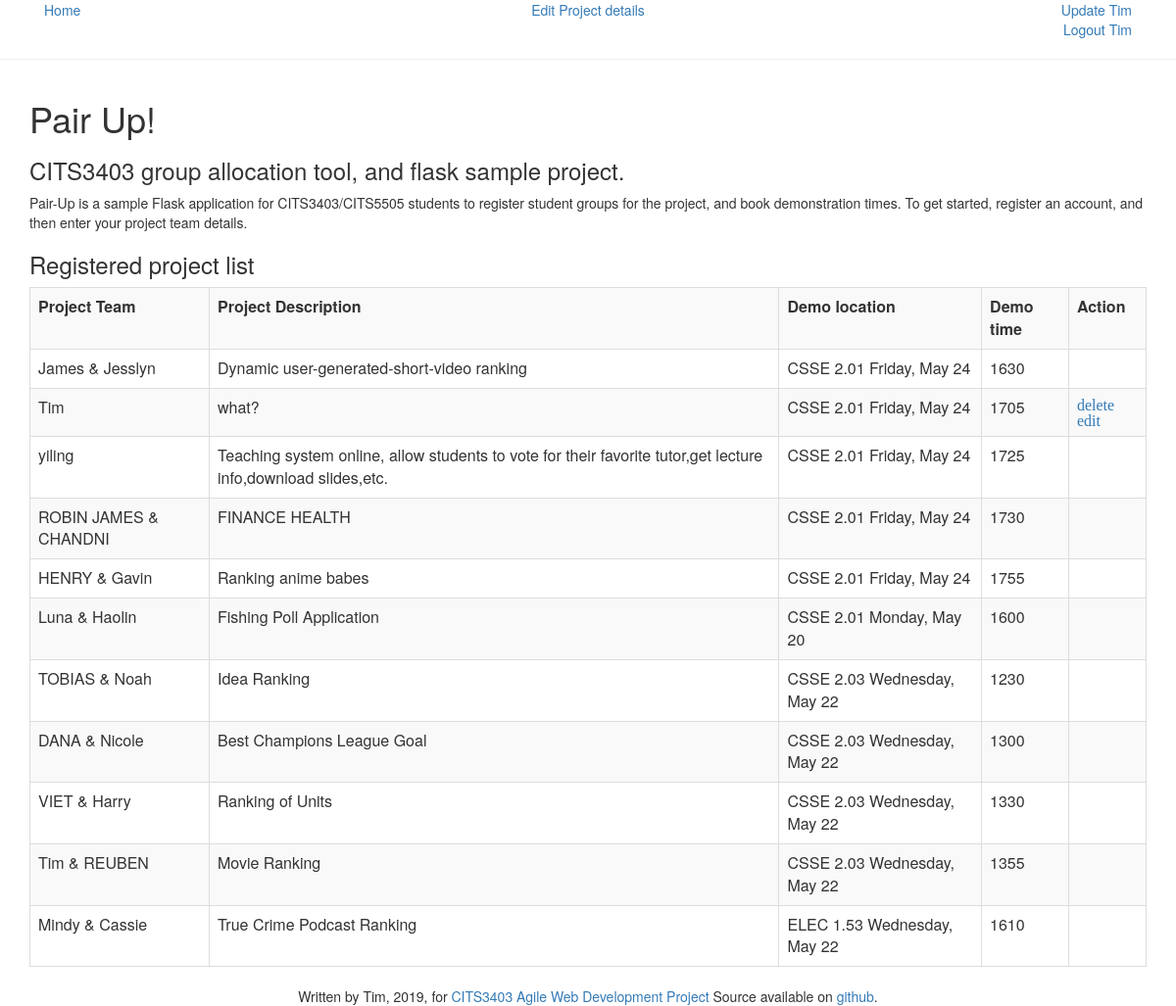
/index (signed in), run on the app's committed database.
### app/models.py (models this page shows, shortened)
class Student(UserMixin, db.Model):
  __tablename__='students'
  id = db.Column(db.String(8), primary_key = True)#prepopulate
  first_name = db.Column(db.String(64))#prepopulate
  surname = db.Column(db.String(64))#prepopulate
  prefered_name = db.Column(db.String(64))#defaults to first_name if empty
  cits3403 = db.Column(db.Boolean)#prepopulate
  password_hash = db.Column(db.String(128))#overkill to hash a four digit pin, but included for learning.
  project_id = db.Column(db.Integer, db.ForeignKey('projects.project_id'),nullable=True) #assigned when project registered
  def registered(number):
    student = Student.query.filter_by(number = id.data).first()
    if student.password_hash is not None:
        raise validationError('Student is already registered')
    return True

class Project(db.Model):
  __tablename__='projects'
  project_id = db.Column(db.Integer, primary_key = True)
  description = db.Column(db.String(64))
  lab_id = db.Column(db.Integer,db.ForeignKey('labs.lab_id'),nullable=True)
  '''returns a list of students involved in the project'''
  def get_team(self):
    return Student.query.filter_by(project_id=self.project_id).all()

class Lab(db.Model):
  __tablename__='labs'
  lab_id = db.Column(db.Integer, primary_key=True)
  lab = db.Column(db.String(64))
  time = db.Column(db.String(64))

### app/routes.py (the view)
@app.route('/')
@app.route('/index')
def index():
  print('index')
  if current_user.is_authenticated:
    projects = get_all_projects()
  else:
    projects = []
  return render_template('index.html', projects=projects)

### app/models.py (called while the page is built)
@login.user_loader
def load_student(id):
  return Student.query.get(int(id))

### app/routes.py (called while the page is built)
def get_all_projects():
  projectList = Project.query.all()
  projects = []
  for p in projectList:
    t = p.get_team()
    if len(t)==2:
      team = t[0].prefered_name +' & '+t[1].prefered_name
    else:
      team = t[0].prefered_name
    l = Lab.query.filter_by(lab_id = p.lab_id).first()
    time = str(l.time)
    lab = l.lab
    projects.append({'project_id':p.project_id,'description':p.description,'team':team,'lab':lab,'time':time})
  projects.sort(key = lambda p: p['lab']+p['time'])
  return projects

### app/templates/index.html (shortened to what this page needs)
{% extends "base.html" %}
{% block content %}
  <div class='table-responsive'>
  {% if projects %}
  <p>
  Pair-Up is a sample Flask application for CITS3403/CITS5505 students to register
  student groups for the project, and book demonstration times.
  To get started, register an account, and then enter your project team details.
  </p>
  <h3>Registered project list</h3>
  <table class='table table-striped table-bordered'>
    <tr>
      <th>Project Team</th>
      <th>Project Description</th>
      <th>Demo location</th>
      <th>Demo time</th>
      {% if not current_user.is_anonymous %}
        <th>Action</th>
      {% endif %}
    </tr>
    {% for p in projects%}
      <tr>
        <td>{{p['team']}}</td>
        <td>{{p['description']}}</td>
        <td>{{p['lab']}}</td>
        <td>{{p['time']}}</td>
        {% if not current_user.is_anonymous %}
          <td>
          {% if p['project_id']== current_user.project_id %}
            <a href='{{url_for("delete_project") }}'><span class="glyphicon glyphicon.garbage">delete</span></a>
            <a href='{{ url_for("edit_project") }}'><span class="glyphicon glyphicon.pencil">edit</span></a>
          {% endif %}
          </td>
        {% endif %}
    </tr>
    {% endfor %}
  </table>
  {% endif%}
  </div>
{% endblock %}

### app/templates/base.html (shortened to what this page needs)
<html>
  <head>
      <link rel="stylesheet" media="screen" href="static/bootstrap.min.css">
      <link rel="stylesheet" href="static/bootstrap-theme.min.css">
  </head>
  <body>
    <div class='container'>
      <div class='col-sm-4'>
      <a href='{{ url_for("index") }}'>Home</a>
      </div>
      {%if current_user.is_anonymous %}
      <div class='col-sm-4'></div>
      <div class='col-sm-4 text-right'>
        <a href='{{ url_for("login") }}'>Login</a><br/>
        <a href='{{ url_for("register") }}'>Register</a>
      </div>
      {% else %}
        {% if current_user.project_id == None %}
          <div class='col-sm-4 text-center'>
            <a href='{{ url_for("new_project") }}'>Enter Project details</a>
          </div>
        {% else %}
          <div class='col-sm-4 text-center'>
            <a href='{{ url_for("edit_project") }}'>Edit Project details</a>
          </div>
        {% endif %}
          <div class='col-sm-4 text-right'>
            <a href='{{ url_for("register") }}'>Update {{ current_user.prefered_name }}</a><br/>
            <a href='{{ url_for("logout") }}'>Logout {{ current_user.prefered_name }}</a>
          </div>
      {%endif %}
    </div>
    <hr>
    <div class='container'>
    <h1>Pair Up!<h1>
        <h3>CITS3403 group allocation tool, and flask sample project.</h3>
        {% block content%}
        {% endblock %}
  </div>
  <footer class="page-footer font-small blue pt-4">
    <div class="footer-copyright text-center py-3">Written by Tim, 2019, for
      <a href="http://teaching.csse.uwa.edu.au/units/CITS3403/index.php?fname=projects&project=yes"> CITS3403 Agile Web Development Project</a> Source available on <a href="https://github.com/drtnf/cits3403-pair-up">github</a>.
    </div>
  </footer>
  </body>
</html>

### data on the page
Student: prefered_name "Tim", team "Tim"
Project: description "Dynamic user-generated-short-video ranking"
Lab: lab "CSSE 2.01 Friday, May 24"
Project: description "what?"
Lab: lab "CSSE 2.01 Friday, May 24"
Student: team "yiling"
Project: description "Teaching system online, allow students to vote for their favorite tutor,get lecture info,download slides,etc."
Lab: lab "CSSE 2.01 Friday, May 24"
Project: description "FINANCE HEALTH"
Lab: lab "CSSE 2.01 Friday, May 24"
Project: description "Ranking anime babes"
Lab: lab "CSSE 2.01 Friday, May 24"
Project: description "Fishing Poll Application"
Lab: lab "CSSE 2.01 Monday, May 20"
Project: description "Idea Ranking"
Lab: lab "CSSE 2.03 Wednesday, May 22"
Project: description "Best Champions League Goal"
Lab: lab "CSSE 2.03 Wednesday, May 22"
Project: description "Ranking of Units"
Lab: lab "CSSE 2.03 Wednesday, May 22"
Project: description "Movie Ranking"
Lab: lab "CSSE 2.03 Wednesday, May 22"
Project: description "True Crime Podcast Ranking"
Lab: lab "ELEC 1.53 Wednesday, May 22"

### other printed values
{{ p['team'] }} "James & Jesslyn" "ROBIN JAMES & CHANDNI" "HENRY & Gavin" "Luna & Haolin" "TOBIAS & Noah" "DANA & Nicole" "VIET & Harry" "Tim & REUBEN" "Mindy & Cassie"
{{ p['time'] }} "1630" "1705" "1725" "1730" "1755" "1600" "1230" "1300" "1330" "1355" "1610"
